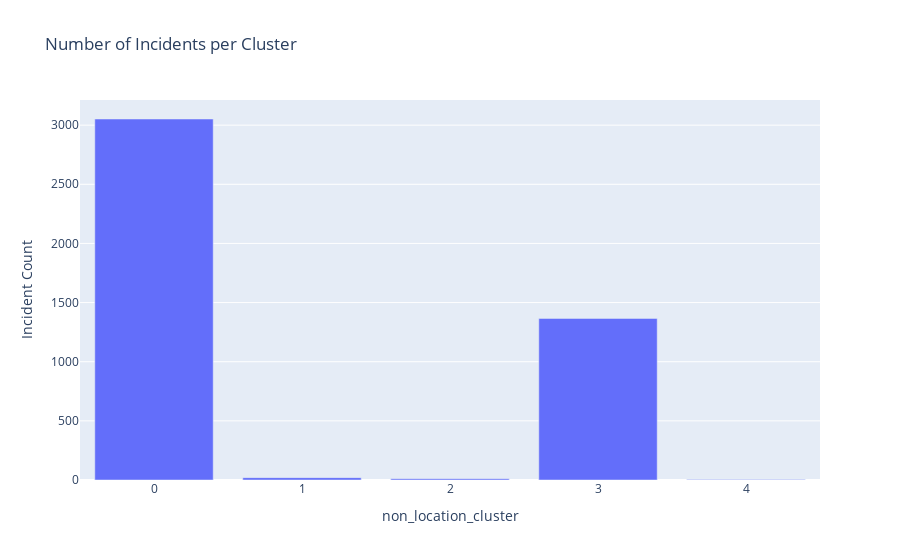

The code cell stored with this chart in its notebook:
### Code cell
# Visualise as bar chart
fig = px.bar(cluster_counts_df, x='non_location_cluster', y='Incident Count', title='Number of Incidents per Cluster')
fig.show()

### Figure 1 — Plotly figure (JSON) as saved in the notebook; plotly's stock layout.template omitted (floating-point values rounded to 4 significant figures)
{"data": [{"alignmentgroup": "True", "hovertemplate": "non_location_cluster=%{x}<br>Incident Count=%{y}<extra></extra>", "legendgroup": "", "marker": {"color": "#636efa", "pattern": {"shape": ""}}, "name": "", "offsetgroup": "", "orientation": "v", "showlegend": false, "textposition": "auto", "type": "bar", "x": [0, 1, 2, 3, 4], "xaxis": "x", "y": [3052, 20, 11, 1366, 5], "yaxis": "y"}], "layout": {"barmode": "relative", "legend": {"tracegroupgap": 0}, "title": {"text": "Number of Incidents per Cluster"}, "xaxis": {"anchor": "y", "domain": [0, 1], "title": {"text": "non_location_cluster"}}, "yaxis": {"anchor": "x", "domain": [0, 1], "title": {"text": "Incident Count"}}}}
